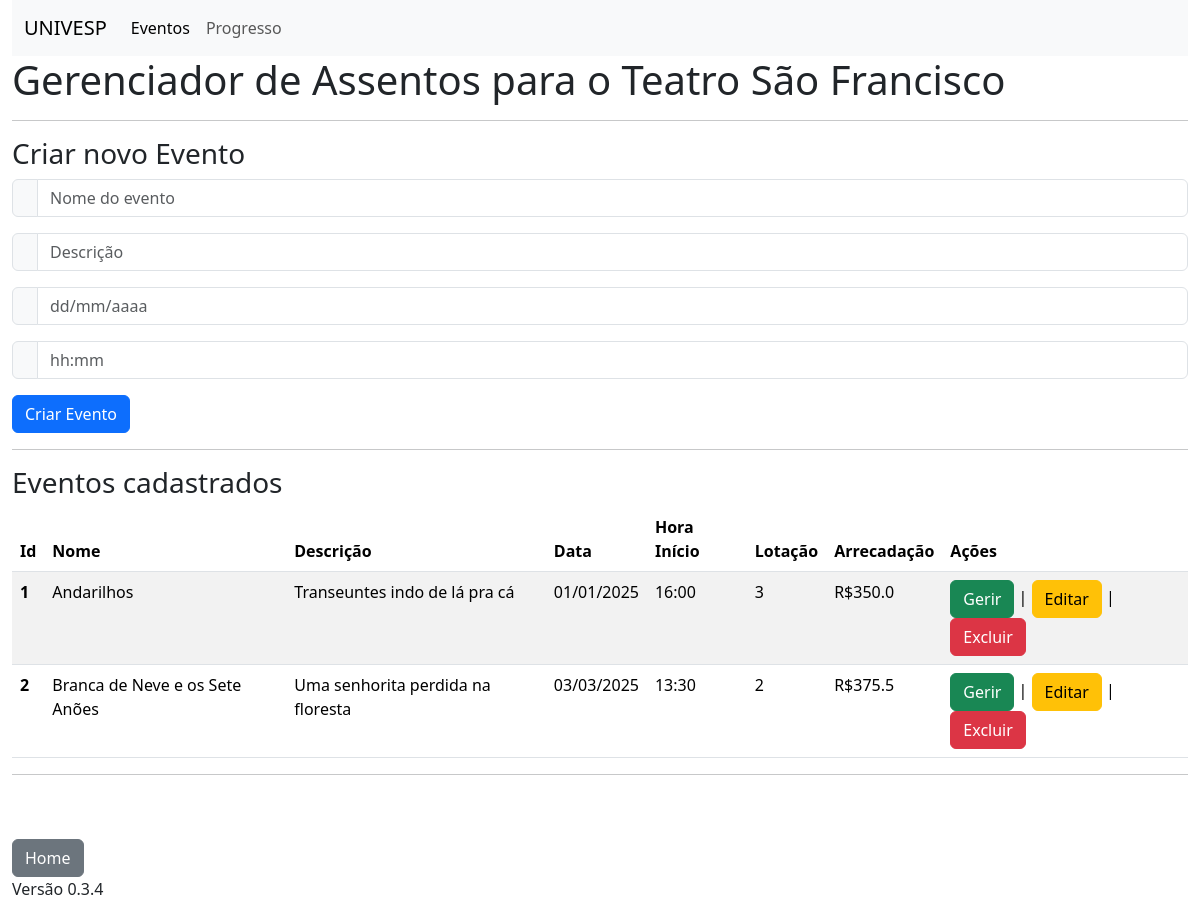
/index, run on the app's committed database.
### models.py (models this page shows, shortened)
class Evento(db.Model):
    __tablename__ = 'eventos'
    id = db.Column(db.Integer, primary_key=True)
    nome = db.Column(db.String(100))
    descricao = db.Column(db.String(256))
    data = db.Column(db.String(10))
    hora_inicio = db.Column(db.String(5))
    lotacao = db.Column(db.Integer)
    arrecadacao = db.Column(db.Float)
    assentos = db.relationship('Assento', back_populates='evento')
    usuario_id = db.Column(db.Integer, db.ForeignKey('usuarios.id'))
    usuario = db.relationship('Usuario', back_populates='eventos')
    clientes = db.relationship('Cliente',
                               secondary=Cliente_Evento.__table__,
                               back_populates='eventos')

### routes.py (the view, shortened to what this page needs)
@app.route('/')
@app.route('/index', methods=['GET','POST'])
def index():
    eventos = Evento.query.all()
    for evento in eventos:
        lotacao = 0
        arrecadacao = 0
        for assento in evento.assentos:
            if not assento.livre:
                lotacao += 1
                arrecadacao += assento.preco
        evento.arrecadacao = arrecadacao
        evento.lotacao = lotacao
        db.session.commit()
    if request.method=='GET':
        return render_template('index.html', eventos=eventos)

### templates/index.html
{% extends 'base.html' %}
{% block conteudo %}
<h1>Gerenciador de Assentos para o Teatro São Francisco</h1>
<hr>
<h3>Criar novo Evento</h3>
<form action="/index" method="post">
  <div class="input-group mb-3">
    <span class="input-group-text" id="basic-addon1"></span>
    <input type="text" class="form-control" placeholder="Nome do evento" aria-label="Username" aria-describedby="basic-addon1" name="nome" required>
  </div>
  <div class="input-group mb-3">
    <span class="input-group-text" id="basic-addon1"></span>
    <input type="text" class="form-control" placeholder="Descrição" aria-label="Username" aria-describedby="basic-addon1" name="descricao" required>
  </div>
  <div class="input-group mb-3">
    <span class="input-group-text" id="basic-addon1"></span>
    <input type="text" class="form-control" placeholder="dd/mm/aaaa" aria-label="Username" aria-describedby="basic-addon1" name="data" required>
  </div>
  <div class="input-group mb-3">
    <span class="input-group-text" id="basic-addon1"></span>
    <input type="text" class="form-control" placeholder="hh:mm" aria-label="Username" aria-describedby="basic-addon1" name="hora" required>
  </div>
  <button type="submit" class="btn btn-primary">Criar Evento</button>
</form>
<hr>
<h3>Eventos cadastrados</h3>
<table class="table table-striped">
    <thead>
      <tr>
        <th scope="col">Id</th>
        <th scope="col">Nome</th>
        <th scope="col">Descrição</th>
        <th scope="col">Data</th>
        <th scope="col">Hora Início</th>
        <th scope="col">Lotação</th>
        <th scope="col">Arrecadação</th>
        <th scope="col">Ações</th>
      </tr>
    </thead>
    <tbody>
      {% for e in eventos %}
      <tr>
        <th scope="row">{{e.id}}</th>
        <td>{{e.nome}}</td>
        <td>{{e.descricao}}</td>
        <td>{{e.data}}</td>
        <td>{{e.hora_inicio}}</td>
        <td>{{e.lotacao}}</td>
        <td>R${{e.arrecadacao}}</td>
        <td>
          <a class="btn btn-success" role="button" aria-disabled="true" href="/evento/{{e.id}}">Gerir</a> |
          <a class="btn btn-warning" role="button" aria-disabled="true" href="/evento_editar/{{e.id}}">Editar</a> |
          <a class="btn btn-danger" role="button" aria-disabled="true">Excluir</a>
        </td>
      </tr>
      {% endfor %}
    </tbody>
  </table>
{% endblock %}

### data on the page
Evento: id "1", nome "Andarilhos", descricao "Transeuntes indo de lá pra cá", data "01/01/2025", hora_inicio "16:00", lotacao "3", arrecadacao "350.0"
Evento: id "2", nome "Branca de Neve e os Sete Anões", descricao "Uma senhorita perdida na floresta", data "03/03/2025", hora_inicio "13:30", lotacao "2", arrecadacao "375.5"
